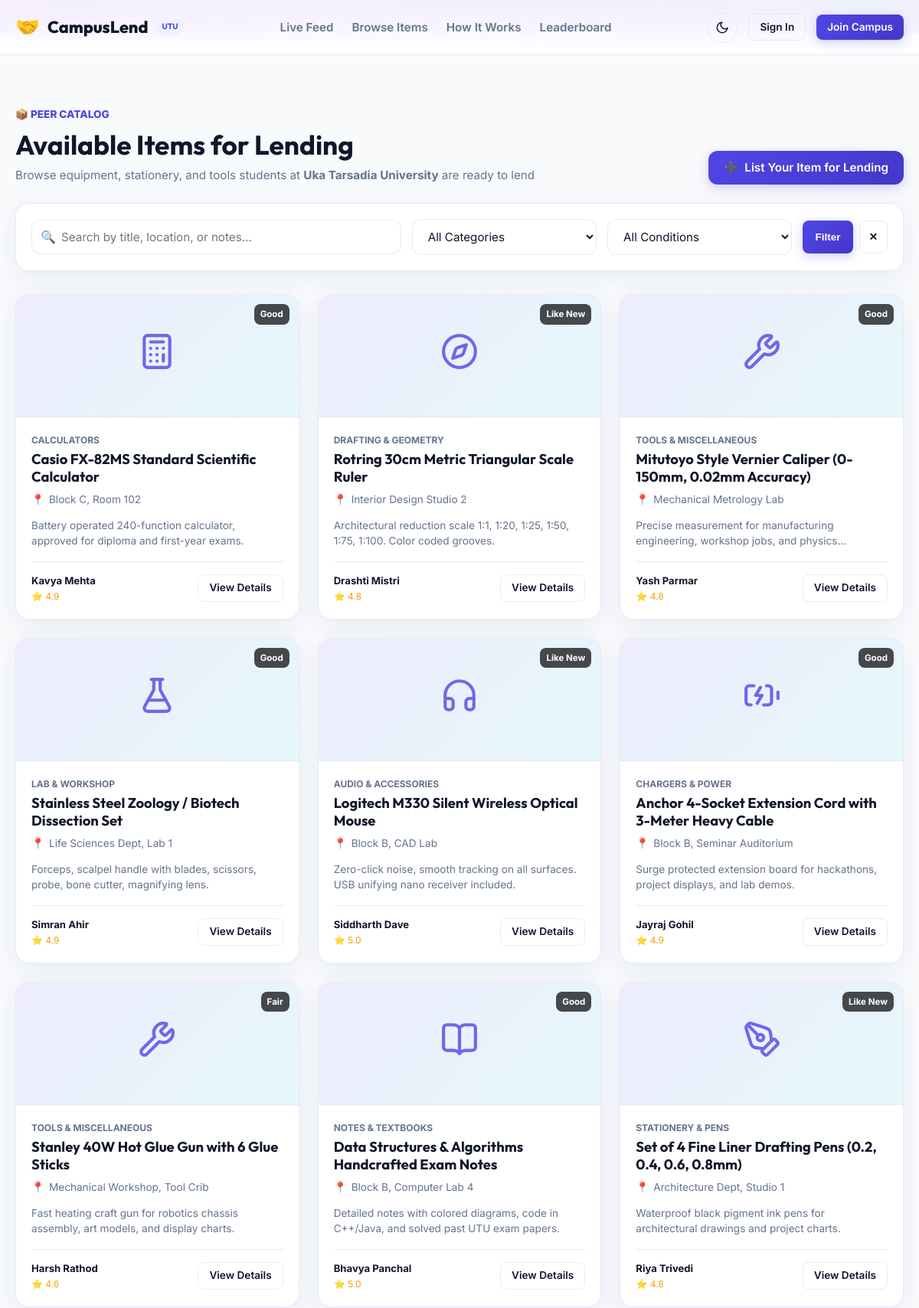
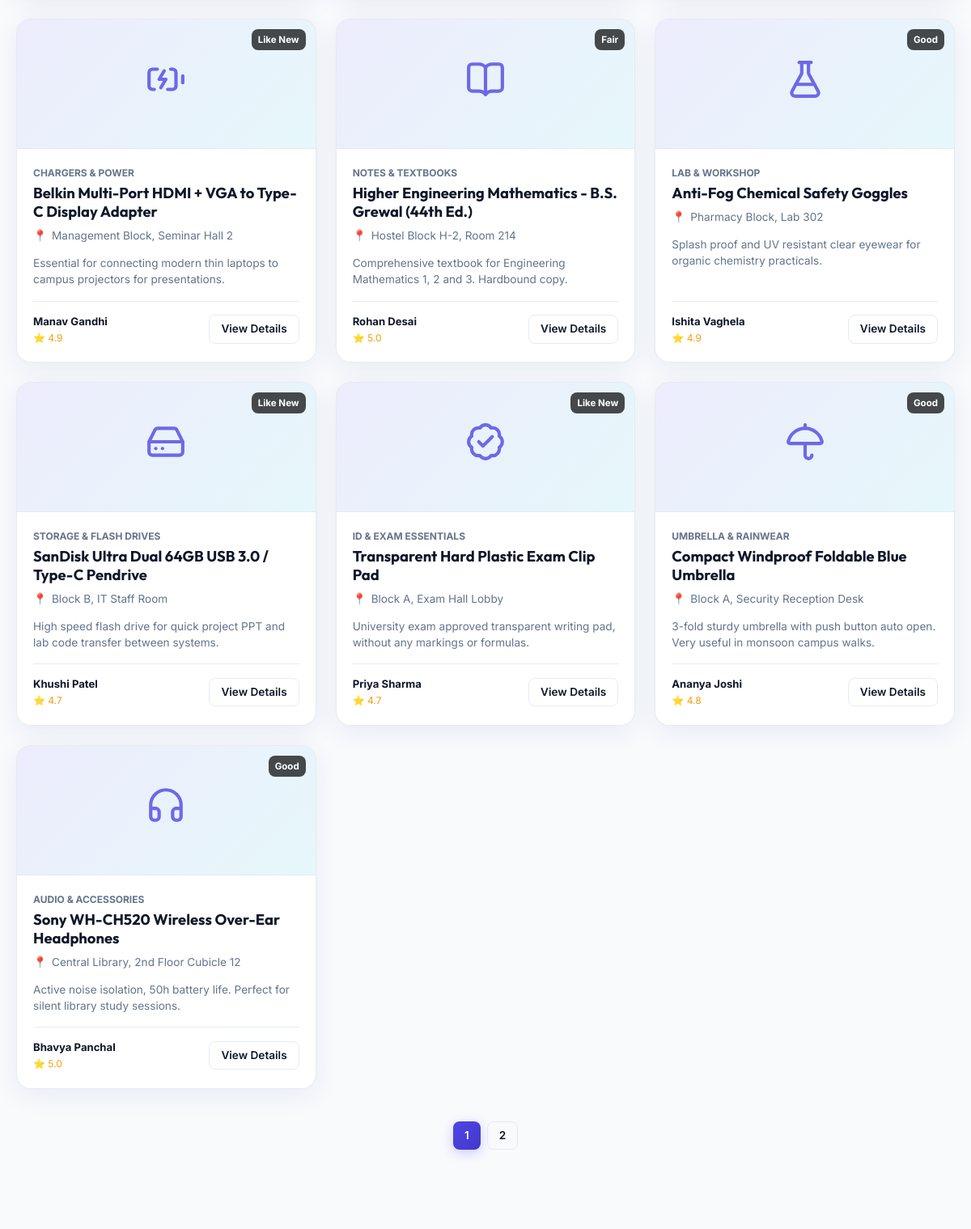
/items (upper part), run on the app's committed database (2 pictures, top to bottom).
### tables this page shows
CREATE TABLE `items` (
    `id` INT AUTO_INCREMENT PRIMARY KEY,
    `user_id` INT NOT NULL,
    `category_id` INT NOT NULL,
    `title` VARCHAR(150) NOT NULL,
    `description` TEXT NULL,
    `photo` VARCHAR(255) NULL,
    `item_condition` ENUM('Like New', 'Good', 'Fair', 'Usable') NOT NULL DEFAULT 'Good',
    `pickup_location` VARCHAR(150) NOT NULL,
    `max_duration_hours` INT NOT NULL DEFAULT 24,
    `is_available` TINYINT(1) NOT NULL DEFAULT 1,
    `is_paused` TINYINT(1) NOT NULL DEFAULT 0,
    `created_at` TIMESTAMP DEFAULT CURRENT_TIMESTAMP,
    `updated_at` TIMESTAMP DEFAULT CURRENT_TIMESTAMP ON UPDATE CURRENT_TIMESTAMP,
    INDEX `idx_items_user` (`user_id`),
    INDEX `idx_items_category` (`category_id`),
    INDEX `idx_items_available` (`is_available`, `is_paused`),
    CONSTRAINT `fk_items_user` FOREIGN KEY (`user_id`) REFERENCES `users` (`id`) ON DELETE CASCADE,
    CONSTRAINT `fk_items_category` FOREIGN KEY (`category_id`) REFERENCES `categories` (`id`) ON DELETE RESTRICT
);

CREATE TABLE `categories` (
    `id` INT AUTO_INCREMENT PRIMARY KEY,
    `name` VARCHAR(100) NOT NULL UNIQUE,
    `slug` VARCHAR(100) NOT NULL UNIQUE,
    `icon` VARCHAR(50) NOT NULL DEFAULT 'box',
    `description` VARCHAR(255) NULL,
    `created_at` TIMESTAMP DEFAULT CURRENT_TIMESTAMP
);

CREATE TABLE `users` (
    `id` INT AUTO_INCREMENT PRIMARY KEY,
    `full_name` VARCHAR(100) NOT NULL,
    `email` VARCHAR(150) NOT NULL UNIQUE,
    `password_hash` VARCHAR(255) NOT NULL,
    `enrollment_no` VARCHAR(50) NOT NULL UNIQUE,
    `department` VARCHAR(100) NOT NULL,
    `year_of_study` VARCHAR(30) NOT NULL DEFAULT '1st Year',
    `phone` VARCHAR(25) NOT NULL,
    `avatar` VARCHAR(255) DEFAULT 'default_avatar.svg',
    `role` ENUM('student', 'admin') NOT NULL DEFAULT 'student',
    `is_verified` TINYINT(1) NOT NULL DEFAULT 0,
    `is_banned` TINYINT(1) NOT NULL DEFAULT 0,
    `trust_score` DECIMAL(3, 2) NOT NULL DEFAULT 5.00,
    `total_ratings` INT NOT NULL DEFAULT 0,
    `remember_token` VARCHAR(255) NULL,
    `created_at` TIMESTAMP DEFAULT CURRENT_TIMESTAMP,
    `updated_at` TIMESTAMP DEFAULT CURRENT_TIMESTAMP ON UPDATE CURRENT_TIMESTAMP,
    INDEX `idx_users_email` (`email`),
    INDEX `idx_users_enrollment` (`enrollment_no`),
    INDEX `idx_users_role` (`role`),
    INDEX `idx_users_verified` (`is_verified`)
);

### app/views/pages/items/index.php (the view, shortened to what the rows shown need)
<div class="items-page">
    <div style="display: flex; flex-wrap: wrap; justify-content: space-between; align-items: flex-end; gap: 20px; margin-bottom: 24px;">
        <div>
            <div style="display: inline-flex; align-items: center; gap: 6px; color: var(--primary); font-weight: 800; font-size: 0.85rem; text-transform: uppercase; margin-bottom: 6px;">
                📦 Peer Catalog
            </div>
            <h1 style="font-size: 2.2rem; margin-bottom: 6px;">Available Items for Lending</h1>
            <p style="color: var(--text-muted); font-size: 0.95rem;">
                Browse equipment, stationery, and tools students at <strong><?= e($campusName) ?></strong> are ready to lend
            </p>
        </div>
        <a href="<?= url('/items/create') ?>" class="btn btn-primary">
            <span>➕</span> List Your Item for Lending
        </a>
    </div>
    <div class="glass-card" style="padding: 20px; border-radius: var(--radius-lg); margin-bottom: 30px;">
        <form method="GET" action="<?= url('/items') ?>" style="display: grid; grid-template-columns: 2fr 1fr 1fr auto; gap: 14px; align-items: center;" class="filter-grid">
            <div style="position: relative;">
                <input
                    type="text"
                    name="search"
                    class="form-control"
                    placeholder="Search by title, location, or notes..."
                    value="<?= e($filters['search']) ?>"
                    style="padding-left: 38px;"
                >
                <span style="position: absolute; left: 12px; top: 50%; transform: translateY(-50%); color: var(--text-muted);">🔍</span>
            </div>
            <select name="category" class="form-control" onchange="this.form.submit()">
                <option value="all">All Categories</option>
            </select>
            <select name="condition" class="form-control" onchange="this.form.submit()">
                <option value="all">All Conditions</option>
            </select>
            <div style="display: flex; gap: 8px;">
                <button type="submit" class="btn btn-primary btn-sm" style="padding: 10px 16px;">Filter</button>
                <a href="<?= url('/items') ?>" class="btn btn-outline btn-sm" style="padding: 10px 12px;" title="Reset filters">✕</a>
            </div>
        </form>
    </div>
    <div style="display: grid; grid-template-columns: repeat(auto-fill, minmax(280px, 1fr)); gap: 24px; margin-bottom: 40px;">
        <?php if (!empty($items)): ?>
            <?php foreach ($items as $item): ?>
                <div class="glass-card" style="display: flex; flex-direction: column; justify-content: space-between; overflow: hidden; border-radius: var(--radius-lg);">
                    <div style="height: 160px; background: linear-gradient(135deg, rgba(79, 70, 229, 0.1) 0%, rgba(6, 182, 212, 0.1) 100%); display: flex; align-items: center; justify-content: center; position: relative; border-bottom: 1px solid var(--border-glass);">
                        <?php if (!empty($item['photo']) && file_exists(__DIR__ . '/../../../../public/uploads/items/' . $item['photo'])): ?>
                            <img src="<?= asset('uploads/items/' . $item['photo']) ?>" alt="<?= e($item['title']) ?>" style="width: 100%; height: 100%; object-fit: cover;">
                        <?php else: ?>
                            <div style="font-size: 3.5rem; opacity: 0.8;">
                                <i data-lucide="<?= e($item['category_icon']) ?>" style="width: 50px; height: 50px; color: var(--primary);"></i>
                            </div>
                        <?php endif; ?>
                        <span style="position: absolute; top: 12px; right: 12px; background: rgba(0, 0, 0, 0.7); backdrop-filter: blur(4px); color: #fff; font-size: 0.72rem; font-weight: 700; padding: 4px 8px; border-radius: var(--radius-sm);">
                            <?= e($item['item_condition']) ?>
                        </span>
                    </div>
                    <div style="padding: 20px; flex: 1; display: flex; flex-direction: column; justify-content: space-between;">
                        <div>
                            <div style="font-size: 0.75rem; text-transform: uppercase; color: var(--text-muted); font-weight: 700; margin-bottom: 4px;">
                                <?= e($item['category_name']) ?>
                            </div>
                            <h2 style="font-size: 1.15rem; margin-bottom: 8px;">
                                <a href="<?= url('/items/view?id=' . $item['id']) ?>" style="color: var(--text-main);">
                                    <?= e($item['title']) ?>
                                </a>
                            </h2>
                            <div style="font-size: 0.85rem; color: var(--text-muted); margin-bottom: 12px; display: flex; align-items: center; gap: 6px;">
                                <span>📍</span>
                                <span><?= e($item['pickup_location']) ?></span>
                            </div>
                            <?php if (!empty($item['description'])): ?>
                                <p style="font-size: 0.85rem; color: var(--text-muted); line-height: 1.5; margin-bottom: 16px; display: -webkit-box; -webkit-line-clamp: 2; -webkit-box-orient: vertical; overflow: hidden;">
                                    <?= e($item['description']) ?>
                                </p>
                            <?php endif; ?>
                        </div>
                        <div style="border-top: 1px solid var(--border-glass); padding-top: 14px; display: flex; justify-content: space-between; align-items: center;">
                            <div style="font-size: 0.82rem;">
                                <div style="font-weight: 700; color: var(--text-main);"><?= e($item['owner_name']) ?></div>
                                <div style="color: #f59e0b; font-size: 0.75rem;">⭐ <?= number_format($item['trust_score'], 1) ?></div>
                            </div>
                            <a href="<?= url('/items/view?id=' . $item['id']) ?>" class="btn btn-outline btn-sm">
                                View Details
                            </a>
                        </div>
                    </div>
                </div>
            <?php endforeach; ?>
        <?php endif; ?>
    </div>
    <?php if ($pages > 1): ?>
        <div style="display: flex; justify-content: center; gap: 8px; margin-bottom: 40px;">
            <?php for ($p = 1; $p <= $pages; $p++): ?>
                <a href="<?= url('/items?page=' . $p . '&category=' . urlencode($filters['category']) . '&condition=' . urlencode($filters['condition']) . '&search=' . urlencode($filters['search'])) ?>" class="btn btn-sm <?= $p === $page ? 'btn-primary' : 'btn-outline' ?>">
                    <?= $p ?>
                </a>
            <?php endfor; ?>
        </div>
    <?php endif; ?>
</div>

### app/helpers/Router.php (shortened to what the rows shown need)
<?php
class Router
{
    private static array $routes = [];
    private static function addRoute(string $method, string $path, array|callable $handler, array $middleware): void
    {
        $path = '/' . trim($path, '/');
        self::$routes[] = [
            'method' => strtoupper($method),
            'path' => $path,
            'handler' => $handler,
            'middleware' => $middleware,
        ];
    }
    public static function dispatch(): void
    {
        $requestMethod = $_SERVER['REQUEST_METHOD'] ?? 'GET';
        $uri = $_SERVER['REQUEST_URI'] ?? '/';
        $scriptName = dirname($_SERVER['SCRIPT_NAME'] ?? '');
        if ($scriptName !== '/' && $scriptName !== '\\' && str_starts_with($uri, $scriptName)) {
            $uri = substr($uri, strlen($scriptName));
        }
        $uri = '/' . trim($uri, '/');
        foreach (self::$routes as $route) {
            if ($route['method'] !== $requestMethod) {
                continue;
            }
            $pattern = preg_replace('/\{([a-zA-Z0-9_]+)\}/', '(?P<$1>[^/]+)', $route['path']);
            $pattern = '#^' . $pattern . '$#';
            if (preg_match($pattern, $uri, $matches)) {
                $params = array_filter($matches, 'is_string', ARRAY_FILTER_USE_KEY);
                self::executeHandler($route['handler'], $params);
                return;
            }
        }
    }
    private static function executeHandler(array|callable $handler, array $params): void
    {
        if (is_array($handler) && count($handler) === 2) {
            [$controllerClass, $method] = $handler;
            $controller = new $controllerClass();
            call_user_func_array([$controller, $method], array_values($params));
            return;
        }
        throw new Exception("Invalid route handler specified.");
    }
}

### data on the page
items: item_condition "Good", category.name "CALCULATORS", title "Casio FX-82MS Standard Scientific Calculator", pickup_location "Block C, Room 102", description "Battery operated 240-function calculator, approved for diploma and first-year exams.", user.full_name "Kavya Mehta", user.trust_score "4.9"
items: item_condition "Like New", category.name "DRAFTING & GEOMETRY", title "Rotring 30cm Metric Triangular Scale Ruler", pickup_location "Interior Design Studio 2", description "Architectural reduction scale 1:1, 1:20, 1:25, 1:50, 1:75, 1:100. Color coded grooves.", user.full_name "Drashti Mistri", user.trust_score "4.8"
items: item_condition "Good", category.name "TOOLS & MISCELLANEOUS", title "Mitutoyo Style Vernier Caliper (0-150mm, 0.02mm Accuracy)", pickup_location "Mechanical Metrology Lab", description "Precise measurement for manufacturing engineering, workshop jobs, and…", user.full_name "Yash Parmar", user.trust_score "4.8"
items: item_condition "Good", category.name "LAB & WORKSHOP", title "Stainless Steel Zoology / Biotech Dissection Set", pickup_location "Life Sciences Dept, Lab 1", description "Forceps, scalpel handle with blades, scissors, probe, bone cutter, magnifying lens.", user.full_name "Simran Ahir", user.trust_score "4.9"
items: item_condition "Like New", category.name "AUDIO & ACCESSORIES", title "Logitech M330 Silent Wireless Optical Mouse", pickup_location "Block B, CAD Lab", description "Zero-click noise, smooth tracking on all surfaces. USB unifying nano receiver included.", user.full_name "Siddharth Dave", user.trust_score "5.0"
items: item_condition "Good", category.name "CHARGERS & POWER", title "Anchor 4-Socket Extension Cord with 3-Meter Heavy Cable", pickup_location "Block B, Seminar Auditorium", description "Surge protected extension board for hackathons, project displays, and lab demos.", user.full_name "Jayraj Gohil", user.trust_score "4.9"
items: item_condition "Fair", category.name "TOOLS & MISCELLANEOUS", title "Stanley 40W Hot Glue Gun with 6 Glue Sticks", pickup_location "Mechanical Workshop, Tool Crib", description "Fast heating craft gun for robotics chassis assembly, art models, and display charts.", user.full_name "Harsh Rathod", user.trust_score "4.6"
items: item_condition "Good", category.name "NOTES & TEXTBOOKS", title "Data Structures & Algorithms Handcrafted Exam Notes", pickup_location "Block B, Computer Lab 4", description "Detailed notes with colored diagrams, code in C++/Java, and solved past UTU exam papers.", user.full_name "Bhavya Panchal", user.trust_score "5.0"
items: item_condition "Like New", category.name "STATIONERY & PENS", title "Set of 4 Fine Liner Drafting Pens (0.2, 0.4, 0.6, 0.8mm)", pickup_location "Architecture Dept, Studio 1", description "Waterproof black pigment ink pens for architectural drawings and project charts.", user.full_name "Riya Trivedi", user.trust_score "4.8"
items: item_condition "Like New", category.name "CHARGERS & POWER", title "Belkin Multi-Port HDMI + VGA to Type-C Display Adapter", pickup_location "Management Block, Seminar Hall 2", description "Essential for connecting modern thin laptops to campus projectors for presentations.", user.full_name "Manav Gandhi", user.trust_score "4.9"
items: item_condition "Fair", category.name "NOTES & TEXTBOOKS", title "Higher Engineering Mathematics - B.S. Grewal (44th Ed.)", pickup_location "Hostel Block H-2, Room 214", description "Comprehensive textbook for Engineering Mathematics 1, 2 and 3. Hardbound copy.", user.full_name "Rohan Desai", user.trust_score "5.0"
items: item_condition "Good", category.name "LAB & WORKSHOP", title "Anti-Fog Chemical Safety Goggles", pickup_location "Pharmacy Block, Lab 302", description "Splash proof and UV resistant clear eyewear for organic chemistry practicals.", user.full_name "Ishita Vaghela", user.trust_score "4.9"
items: item_condition "Like New", category.name "STORAGE & FLASH DRIVES", title "SanDisk Ultra Dual 64GB USB 3.0 / Type-C Pendrive", pickup_location "Block B, IT Staff Room", description "High speed flash drive for quick project PPT and lab code transfer between systems.", user.full_name "Khushi Patel", user.trust_score "4.7"
items: item_condition "Like New", category.name "ID & EXAM ESSENTIALS", title "Transparent Hard Plastic Exam Clip Pad", pickup_location "Block A, Exam Hall Lobby", description "University exam approved transparent writing pad, without any markings or formulas.", user.full_name "Priya Sharma", user.trust_score "4.7"
items: item_condition "Good", category.name "UMBRELLA & RAINWEAR", title "Compact Windproof Foldable Blue Umbrella", pickup_location "Block A, Security Reception Desk", description "3-fold sturdy umbrella with push button auto open. Very useful in monsoon campus walks.", user.full_name "Ananya Joshi", user.trust_score "4.8"
items: item_condition "Good", category.name "AUDIO & ACCESSORIES", title "Sony WH-CH520 Wireless Over-Ear Headphones", pickup_location "Central Library, 2nd Floor Cubicle 12", description "Active noise isolation, 50h battery life. Perfect for silent library study sessions.", user.full_name "Bhavya Panchal", user.trust_score "5.0"
